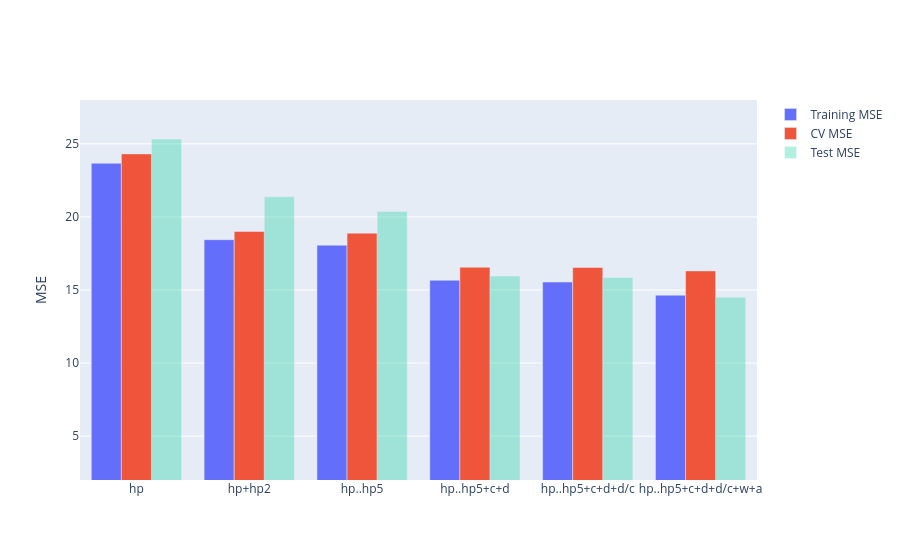

Notebook code cell kept with this figure:
### Code cell
fig = compare_models(models)
fig.update_yaxes(range=[2,28], title="MSE")

### Figure 1 — Plotly figure (JSON) as saved in the notebook; plotly's stock layout.template omitted (floating-point values rounded to 4 significant figures)
{"data": [{"name": "Training MSE", "type": "bar", "x": ["hp", "hp+hp2", "hp..hp5", "hp..hp5+c+d", "hp..hp5+c+d+d/c", "hp..hp5+c+d+d/c+w+a"], "y": [23.67, 18.44, 18.06, 15.67, 15.54, 14.64]}, {"name": "CV MSE", "type": "bar", "x": ["hp", "hp+hp2", "hp..hp5", "hp..hp5+c+d", "hp..hp5+c+d+d/c", "hp..hp5+c+d+d/c+w+a"], "y": [24.31, 19.01, 18.89, 16.56, 16.54, 16.31]}, {"name": "Test MSE", "opacity": 0.3, "type": "bar", "x": ["hp", "hp+hp2", "hp..hp5", "hp..hp5+c+d", "hp..hp5+c+d+d/c", "hp..hp5+c+d+d/c+w+a"], "y": [25.32, 21.38, 20.38, 15.95, 15.86, 14.5]}], "layout": {"autosize": true, "xaxis": {"autorange": true, "range": [-0.5, 5.5], "type": "category"}, "yaxis": {"range": [2, 28], "title": {"text": "MSE"}, "type": "linear"}}}
